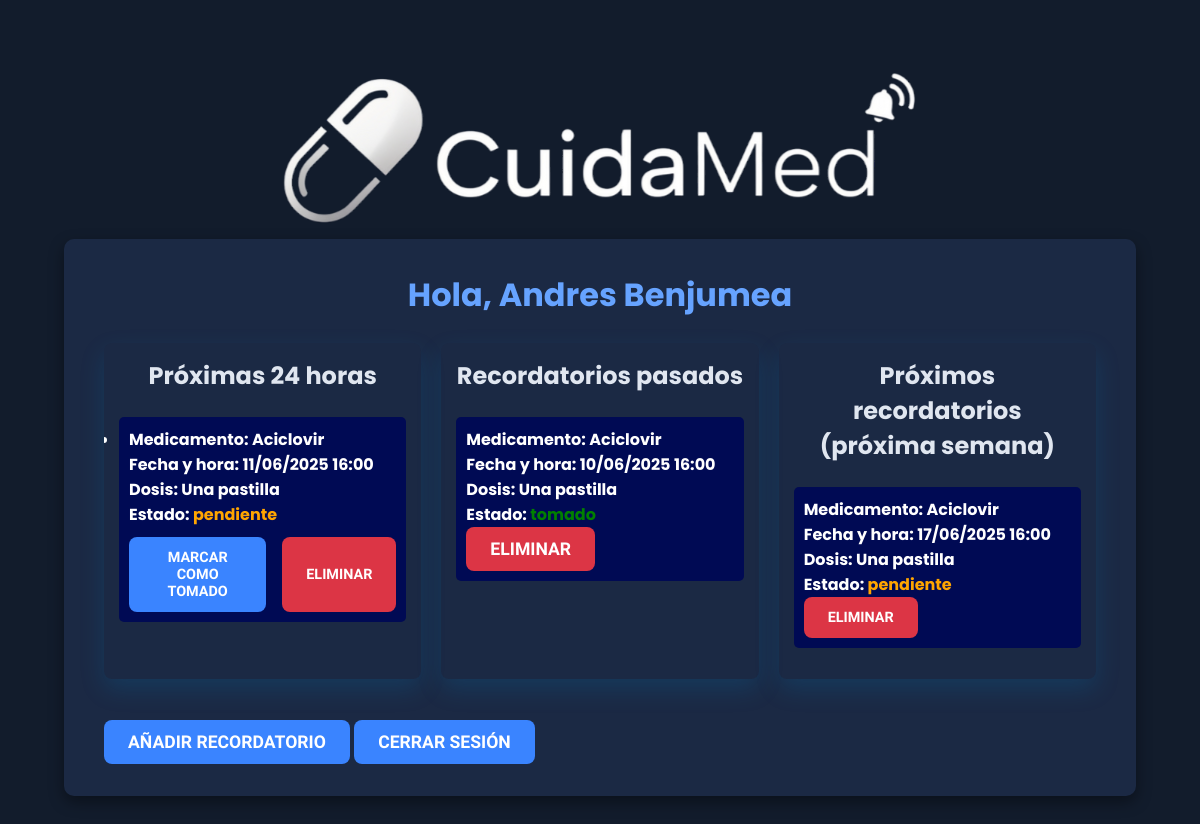
/pages/dashboard.php (signed in), run on an earlier commit of the app's database.
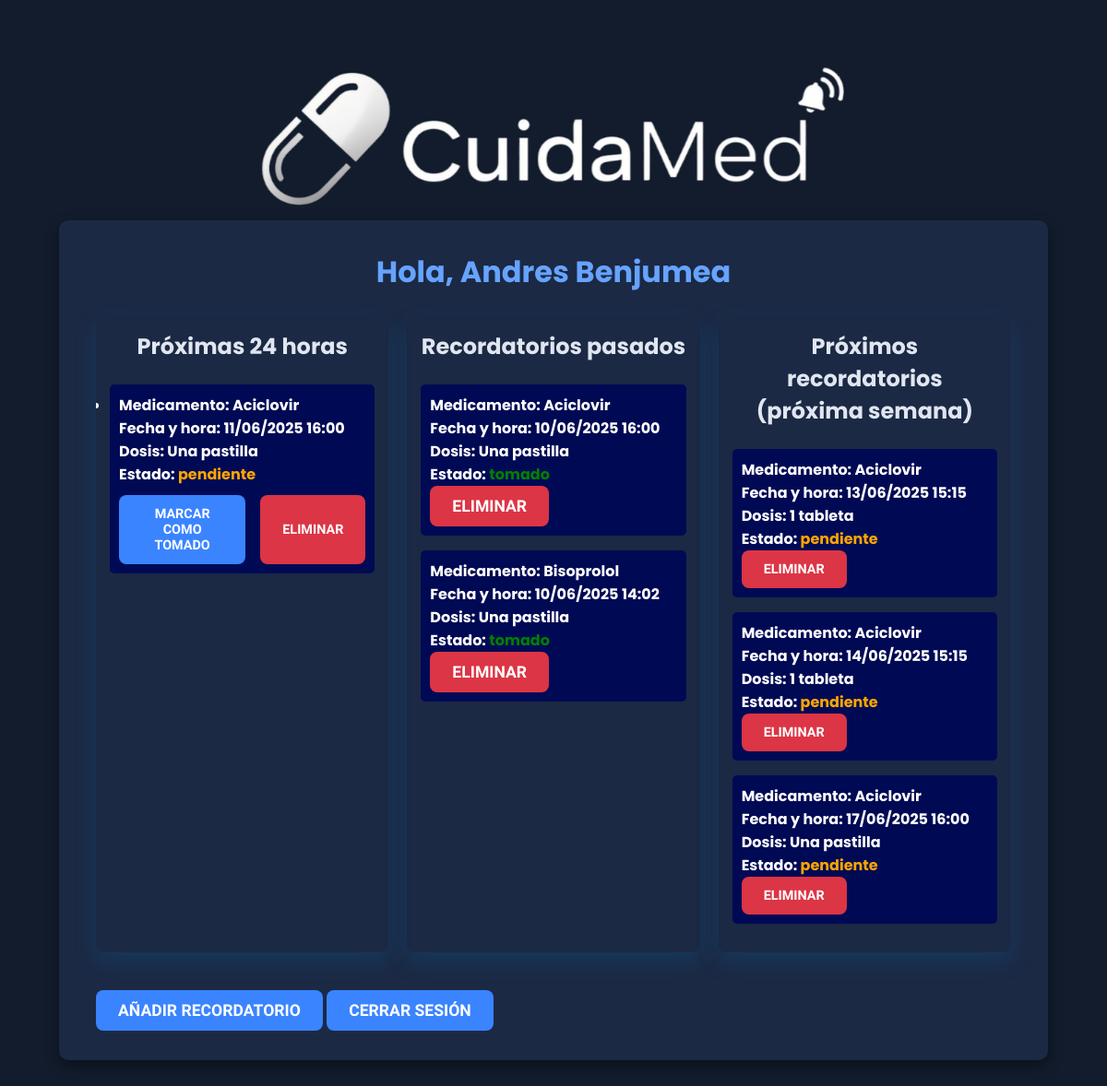
And on a later commit of the database.
### tables this page shows
CREATE TABLE `recordatorios` (
  `id_recordatorio` int(11) NOT NULL,
  `id_usuario` int(11) NOT NULL,
  `id_medicamento` int(11) NOT NULL,
  `fecha_hora` datetime NOT NULL,
  `dosis` varchar(50) DEFAULT NULL,
  `creado_por_admin` tinyint(1) DEFAULT 0
);

CREATE TABLE `medicamentos` (
  `id_medicamento` int(11) NOT NULL,
  `nombre` varchar(100) NOT NULL,
  `descripcion` text DEFAULT NULL
);

CREATE TABLE `tomas_medicamento` (
  `id_toma` int(11) NOT NULL,
  `id_recordatorio` int(11) NOT NULL,
  `estado` enum('pendiente','tomado','omitido') NOT NULL,
  `fecha_registro` datetime NOT NULL
);

### pages/dashboard.php (the view, shortened to what the changed rows need)
<?php
require_once '../db/connection.php';
$id_usuario = $_SESSION['id_usuario'];
$stmt24h = $pdo->prepare("
    SELECT r.id_recordatorio, m.nombre AS medicamento, r.fecha_hora, r.dosis, tm.estado, tm.id_toma
    FROM recordatorios r
    INNER JOIN medicamentos m ON r.id_medicamento = m.id_medicamento
    LEFT JOIN tomas_medicamento tm ON r.id_recordatorio = tm.id_recordatorio
    WHERE r.id_usuario = :id_usuario
    AND r.fecha_hora BETWEEN NOW() AND DATE_ADD(NOW(), INTERVAL 1 DAY)
    ORDER BY r.fecha_hora ASC
");
$stmt24h->execute([':id_usuario' => $id_usuario]);
$recordatorios_24h = $stmt24h->fetchAll(PDO::FETCH_ASSOC);
$stmtPasados = $pdo->prepare("
    SELECT r.id_recordatorio, m.nombre AS medicamento, r.fecha_hora, r.dosis, tm.estado, tm.id_toma
    FROM recordatorios r
    INNER JOIN medicamentos m ON r.id_medicamento = m.id_medicamento
    LEFT JOIN tomas_medicamento tm ON r.id_recordatorio = tm.id_recordatorio
    WHERE r.id_usuario = :id_usuario
    AND r.fecha_hora < NOW()
    ORDER BY r.fecha_hora DESC
");
$stmtPasados->execute([':id_usuario' => $id_usuario]);
$recordatorios_pasados = $stmtPasados->fetchAll(PDO::FETCH_ASSOC);
$stmtProximos = $pdo->prepare("
    SELECT r.id_recordatorio, m.nombre AS medicamento, r.fecha_hora, r.dosis, tm.estado, tm.id_toma
    FROM recordatorios r
    INNER JOIN medicamentos m ON r.id_medicamento = m.id_medicamento
    LEFT JOIN tomas_medicamento tm ON r.id_recordatorio = tm.id_recordatorio
    WHERE r.id_usuario = :id_usuario
    AND r.fecha_hora > DATE_ADD(NOW(), INTERVAL 1 DAY)
    AND r.fecha_hora <= DATE_ADD(NOW(), INTERVAL 7 DAY)
    ORDER BY r.fecha_hora ASC
");
$stmtProximos->execute([':id_usuario' => $id_usuario]);
$recordatorios_proximos = $stmtProximos->fetchAll(PDO::FETCH_ASSOC);
?>
<!DOCTYPE html>
<html lang="es">
<head>
    <link rel="stylesheet" href="../styles/style.css" />
</head>
<body>
    <div class="container">
        <h1>Hola, <?php echo htmlspecialchars($_SESSION['nombre']); ?></h1>
        <div class="flex-columns">
            <section>
                <h2>Próximas 24 horas</h2>
                <?php if (count($recordatorios_24h) > 0): ?>
                    <ul>
                        <?php foreach ($recordatorios_24h as $rec): ?>
                            <li class="event-item">
                                <strong>Medicamento:</strong> <?php echo htmlspecialchars($rec['medicamento']); ?><br>
                                <strong>Fecha y hora:</strong>
                                <?php echo date('d/m/Y H:i', strtotime($rec['fecha_hora'])); ?><br>
                                <strong>Dosis:</strong> <?php echo htmlspecialchars($rec['dosis']); ?><br>
                                <strong>Estado:</strong>
                                <?php
                                $estado = $rec['estado'] ?? 'pendiente';
                                $class = 'estado-pendiente';
                                ?>
                                <span class="<?= $class ?>"><?= htmlspecialchars($estado) ?></span><br>
                                <div style="display: flex; gap: 1em; margin-top: 10px;">
                                    <?php if ($estado === 'pendiente'): ?>
                                        <form method="post" action="../php/cambiar_estado.php" style="display:inline;">
                                            <button class="btn" style="font-size: 0.9em;" type="submit">Marcar como Tomado</button>
                                        </form>
                                    <?php endif; ?>
                                    <form method="post" action="../php/eliminar_recordatorio.php" style="display:inline;">
                                        <button style="font-size: 0.9em; height: 100%;" class="btn btn-danger" type="submit"
                                            onclick="return confirm('¿Seguro que quieres eliminar este recordatorio?');">
                                            Eliminar
                                        </button>
                                    </form>
                                </div>
                            </li>
                        <?php endforeach; ?>
                    </ul>
                <?php else: ?>
                    <p>No tienes recordatorios en las próximas 24 horas.</p>
                <?php endif; ?>
            </section>
            <section>
                <h2>Recordatorios pasados</h2>
                <?php if (count($recordatorios_pasados) > 0): ?>
                    <ul>
                        <?php foreach ($recordatorios_pasados as $rec): ?>
                            <div class="event-item">
                                <strong>Medicamento:</strong> <?= htmlspecialchars($rec['medicamento']) ?><br>
                                <strong>Fecha y hora:</strong> <?= date('d/m/Y H:i', strtotime($rec['fecha_hora'])) ?><br>
                                <strong>Dosis:</strong> <?= htmlspecialchars($rec['dosis']) ?><br>
                                <strong>Estado:</strong>
                                <?php
                                $estado = $rec['estado'] ?? 'pendiente';
                                $class = 'estado-pendiente';
                                if ($estado === 'tomado')
                                    $class = 'estado-tomado';
                                elseif ($estado === 'omitido')
                                    $class = 'estado-omitido';
                                ?>
                                <span class="<?= $class ?>"><?= htmlspecialchars($estado) ?></span><br>
                                <form method="post" action="../php/eliminar_recordatorio.php" style="display:inline;">
                                    <button class="btn btn-danger" type="submit"
                                        onclick="return confirm('¿Seguro que quieres eliminar este recordatorio?');">
                                        Eliminar
                                    </button>
                                </form>
                            </div>
                        <?php endforeach; ?>
                    </ul>
                <?php else: ?>
                    <p>No tienes recordatorios pasados.</p>
                <?php endif; ?>
            </section>
            <section>
                <h2>Próximos recordatorios (próxima semana)</h2>
                <?php if (count($recordatorios_proximos) > 0): ?>
                    <ul>
                        <?php foreach ($recordatorios_proximos as $rec): ?>
                            <div class="event-item">
                                <strong>Medicamento:</strong> <?= htmlspecialchars($rec['medicamento']) ?><br>
                                <strong>Fecha y hora:</strong> <?= date('d/m/Y H:i', strtotime($rec['fecha_hora'])) ?><br>
                                <strong>Dosis:</strong> <?= htmlspecialchars($rec['dosis']) ?><br>
                                <strong>Estado:</strong>
                                <?php
                                $estado = $rec['estado'] ?? 'pendiente';
                                $class = 'estado-pendiente';
                                ?>
                                <span class="<?= $class ?>"><?= htmlspecialchars($estado) ?></span><br>
                                <form method="post" action="../php/eliminar_recordatorio.php" style="display:inline;">
                                    <button style="font-size: 0.9em;" class="btn btn-danger" type="submit"
                                        onclick="return confirm('¿Seguro que quieres eliminar este recordatorio?');">
                                        Eliminar
                                    </button>
                                </form>
                            </div>
                        <?php endforeach; ?>
                    </ul>
                <?php else: ?>
                    <p>No tienes próximos recordatorios esta semana.</p>
                <?php endif; ?>
            </section>
        </div>
        <br>
    </div>
</body>
</html>

What changed in the data, as far as the page shows it:
added recordatorios: id_medicamento.nombre "Bisoprolol", fecha_hora "10/06/2025 14:02", dosis "Una pastilla", tomas_medicamento.estado "tomado", shown under "Recordatorios pasados"
added recordatorios: id_medicamento.nombre "Aciclovir", fecha_hora "13/06/2025 15:15", dosis "1 tableta", tomas_medicamento.estado "pendiente", shown under "Próximos recordatorios (próxima semana)"
added recordatorios: id_medicamento.nombre "Aciclovir", fecha_hora "14/06/2025 15:15", dosis "1 tableta", tomas_medicamento.estado "pendiente", shown under "Próximos recordatorios (próxima semana)"
